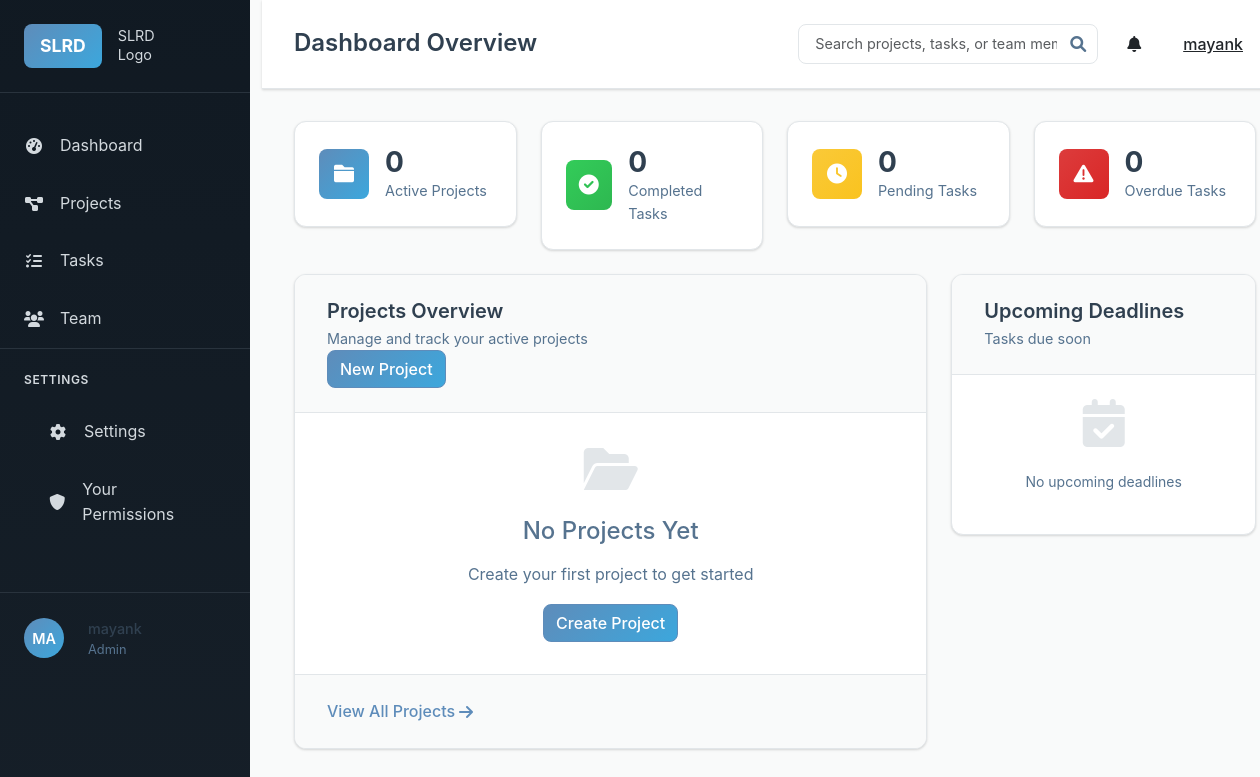
The app's page /admin/dashboard (signed in), older data.
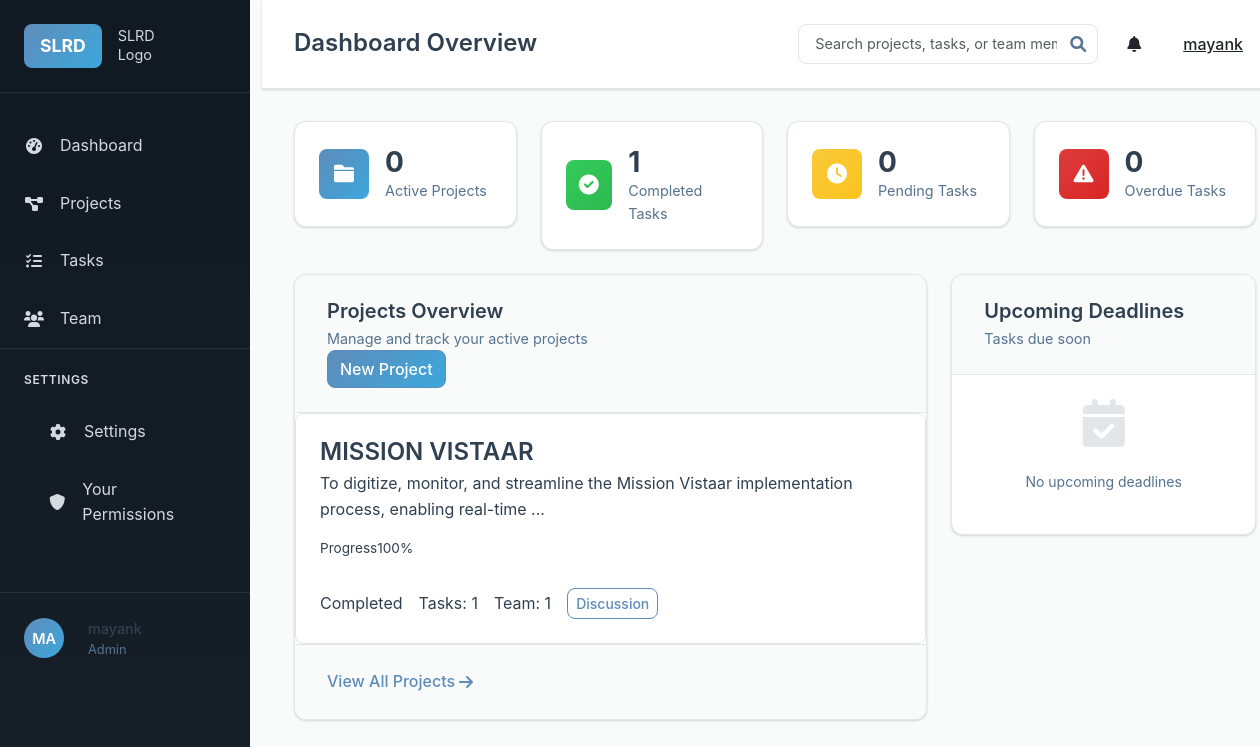
The same page, newer data.
### models.py (models this page shows, shortened)
class Project(db.Model):
    id = db.Column(db.Integer, primary_key=True)
    title = db.Column(db.String(200), nullable=False)
    description = db.Column(db.Text)
    status = db.Column(db.String(20), default='In Progress')  # Just Started, In Progress, Completed
    progress = db.Column(db.Integer, default=0)  # 0-100%
    deadline = db.Column(db.Date)
    created_at = db.Column(db.DateTime, default=lambda: datetime.now(timezone.utc))
    updated_at = db.Column(db.DateTime, default=lambda: datetime.now(timezone.utc), onupdate=lambda: datetime.now(timezone.utc))
    created_by_id = db.Column(db.Integer, db.ForeignKey('user.id'), nullable=False)
    tasks = db.relationship('Task', backref='project', lazy='dynamic', cascade='all, delete-orphan')
    comments = db.relationship('Comment', backref='project', lazy='dynamic', cascade='all, delete-orphan')
    documents = db.relationship('Document', backref='project', lazy='dynamic', cascade='all, delete-orphan')
    assigned_users = db.relationship('User', secondary='project_assignments', back_populates='projects_assigned')

### routes.py (the view)
@app.route('/admin/dashboard')
@login_required
def admin_dashboard():
    if current_user.role != 'Admin':
        abort(403)
    total_projects = Project.query.count()
    active_projects = Project.query.filter(Project.status.in_(['Just Started', 'In Progress'])).count()
    completed_projects = Project.query.filter_by(status='Completed').count()
    total_tasks = Task.query.count()
    completed_tasks = Task.query.filter_by(status='Completed').count()
    pending_tasks = Task.query.filter_by(status='Pending').count()
    overdue_tasks = Task.query.filter(Task.deadline < datetime.now().date(), Task.status != 'Completed').count()
    recent_projects = Project.query.order_by(Project.created_at.desc()).limit(3).all()
    upcoming_deadlines = Task.query.filter(
        Task.deadline >= datetime.now().date(),
        Task.status != 'Completed'
    ).order_by(Task.deadline.asc()).limit(5).all()
    return render_template('dashboard/admin.html',
                         total_projects=total_projects,
                         active_projects=active_projects,
                         completed_projects=completed_projects,
                         total_tasks=total_tasks,
                         completed_tasks=completed_tasks,
                         pending_tasks=pending_tasks,
                         overdue_tasks=overdue_tasks,
                         recent_projects=recent_projects,
                         upcoming_deadlines=upcoming_deadlines)

### app.py (called while the page is built)
@login_manager.user_loader
def load_user(user_id):
    from models import User
    return User.query.get(int(user_id))

### templates/dashboard/admin.html (shortened to what the changed rows need)
{% extends "base.html" %}
{% block page_title %}Dashboard Overview{% endblock %}
{% block content %}
<div class="dashboard-overview">
    <div class="row mb-4">
        <div class="col-md-3">
            <div class="stat-card success clickable-stat" onclick="showDetailModal('completed_tasks')">
                <div class="stat-content">
                    <h3>{{ completed_tasks }}</h3>
                    <p>Completed Tasks</p>
                </div>
            </div>
        </div>
    </div>
    <div class="row">
        <div class="col-md-8">
            <div class="content-card">
                <div class="projects-list">
                    {% for project in recent_projects %}
                    <div class="project-item">
                        <h4>{{ project.title }}</h4>
                        <p>{{ project.description[:100] }}...</p>
                        <div class="project-meta">
                            <div class="progress-info">
                                <span>Progress</span>
                                <span>{{ project.progress }}%</span>
                            </div>
                        </div>
                        <div class="project-details">
                            <span class="status in-progress">{{ project.status }}</span>
                            <span class="tasks">Tasks: {{ project.tasks.count() }}</span>
                            <span class="team">Team: {{ project.assigned_users|length }}</span>
                            <a href="{{ url_for('view_project', project_id=project.id) }}" class="btn btn-sm btn-outline-primary">Discussion</a>
                        </div>
                    </div>
                    {% endfor %}
                    {% if recent_projects|length == 0 %}
                    <div class="empty-state">
                        <i class="fas fa-folder-open"></i>
                        <h4>No Projects Yet</h4>
                        <p>Create your first project to get started</p>
                        <a href="{{ url_for('create_project') }}" class="btn btn-primary">Create Project</a>
                    </div>
                    {% endif %}
                </div>
            </div>
        </div>
    </div>
</div>
{% endblock %}

Row changes from the older to the newer data that the page shows:
added Project: title "MISSION VISTAAR", description "To digitize, monitor, and streamline the Mission Vistaar implementation process, enabling real-time", progress "100", status "Completed", tasks.count "1", assigned_users|length "1"
Text that changed along with them:
{{ completed_tasks }}: "0" → "1"
text no longer shown: "No Projects Yet Create your first project to get started Create Project"
